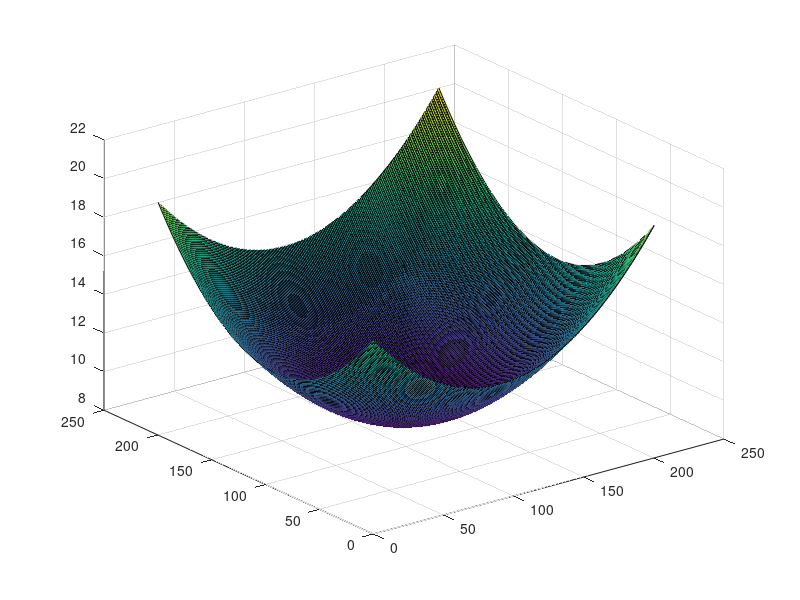

MATLAB code to generate this figure:
% [x, y] = ndgrid(-1:0.01:1,-1:0.01:1);

d_1 = 1;
d_2 = 1;
u = 10;

l11 = 1;
l12 = 0;
l22 = 1;

% z = u + d_1*x + d_2*y + (1/2)*u*(x^2*l11 + 2*x*y*l12 + y^2*l22);
n = length(-1:0.01:1);
z = zeros(n);
x = -1:0.01:1;
y = -1:0.01:1;
for I = 1:n
    for J = 1:n
        z(I,J) = u + d_1*x(I) + d_2*y(J) + (1/2)*u*(x(I)^2*l11 + 2*x(I)*y(J)*l12 + y(J)^2*l22);
    end
end


surf(z);